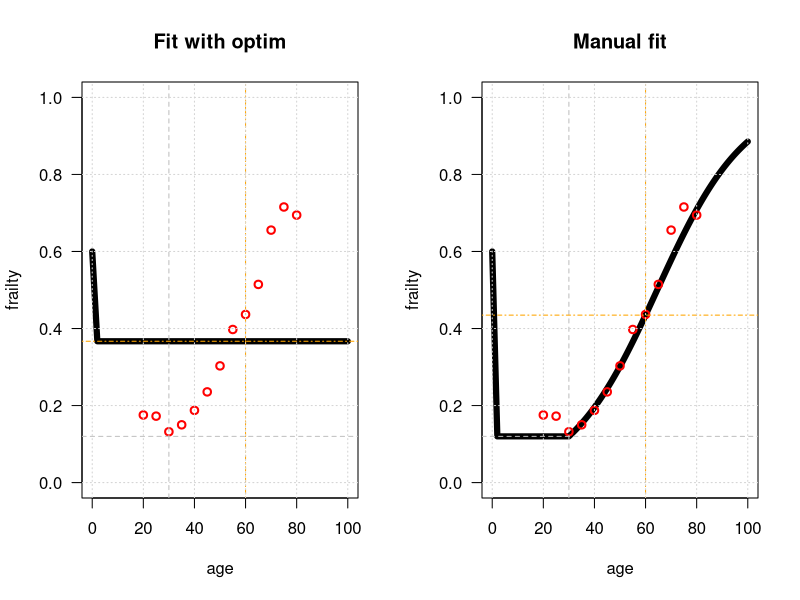

Reproduce this figure in R.
#############################################
#####
#####  FRAILTY SHAPE PARAMETERS CALIBRATION (MANUALLY!)
#####
#############################################

# Retrieve Data 
dat <- read.csv('../data/frailty/frailty-canada.csv')

# Shape parameters
F0   <- 0.60   # Frailty at age 0
q    <- 1.0    # Shape first part of the frailty curve # 2.0
amin <- 30     # Age where frailty is minimal #30
Fmin <- 0.12   # Minimum frailty value
ap   <- 60     # age at inflexion point for second part of the frailty curve
b    <- 1.3    # Shape second part of the frailty curve

age <- seq(0,100,by=0.1)

frailty.age <- function(age,F0,q,amin,Fmin,ap,b) {
	
	age.infant <- 2
	yy0 <- (F0-Fmin)/age.infant^q * (age.infant-age)^q + Fmin
	yy0[age>age.infant] <- 0
	# plot(yy0)
	
	yy1 <- yy0
	yy1[age <= age.infant] <- 0
	yy1[age>age.infant & age<amin] <- Fmin
	# plot(yy1)
	
	alpha <- -log(1/Fmin/b-1/b)/(amin-ap)
	yy2 <- 1/(1+b*exp(-alpha*(age-ap)))
	yy2[age<amin] <- 0
	f <- yy0 + yy1 + yy2
	return(f)
}

fr0 <- frailty.age(age, F0, q,
				   amin,
				   Fmin,
				   ap,
				   b) 
# par(mfrow=c(1,1)); plot(age,fr0,typ='l')

	
	
dist.dat <- function(x,F0,q,dat) {
	fr <- frailty.age(age=dat$age, F0=F0,q=q,
					  amin=x[['amin']],Fmin=x[['Fmin']],ap=x[['ap']],b=x[['b']])
	dist <- 0
	for(i in 1:nrow(dat)) dist <- dist + (fr[i]-dat$frailty)^2
	return(sum(dist))
}
x0 <- c(amin=amin,Fmin=Fmin,ap=ap,b=b)
dist.dat(x0, F0,q,dat)

fit <- optim(par = x0, 
			 fn = dist.dat, #method = 'SANN',
			 F0=F0, q=q, dat=dat)

fit.prm <- fit$par
print(fit.prm)

# ==== Plot ====

fr0 <- frailty.age(age, F0, q,
				  amin,
				  Fmin,
				  ap,
				  b) 

fr <- frailty.age(age, F0, q,
				  amin = fit.prm[['amin']],
				  Fmin = fit.prm[['Fmin']],
				  ap   = fit.prm[['ap']],
				  b    = fit.prm[['b']]) 

myplot <- function(age, fr, dat, title) {
	plot(age,fr,typ='l', ylim=c(0,1), 
		 xlab = 'age', ylab = 'frailty',
		 main = title,
		 las=1,lwd=6)
	# data:
	points(dat$age, dat$frailty, pch=1, lwd=2, col='red')
	
	abline(v=amin,lty=2,col='grey',lwd=1)
	abline(h=Fmin,lty=2,col='grey',lwd=1)
	abline(v=ap,lty=4,col='orange',lwd=1)
	yap <- fr[age==ap]
	abline(h=yap,lty=4,col='orange',lwd=1)
	grid()
}

par(mfrow=c(1,2))
myplot(age, fr, dat, title='Fit with optim')
myplot(age, fr0, dat, title='Manual fit')



